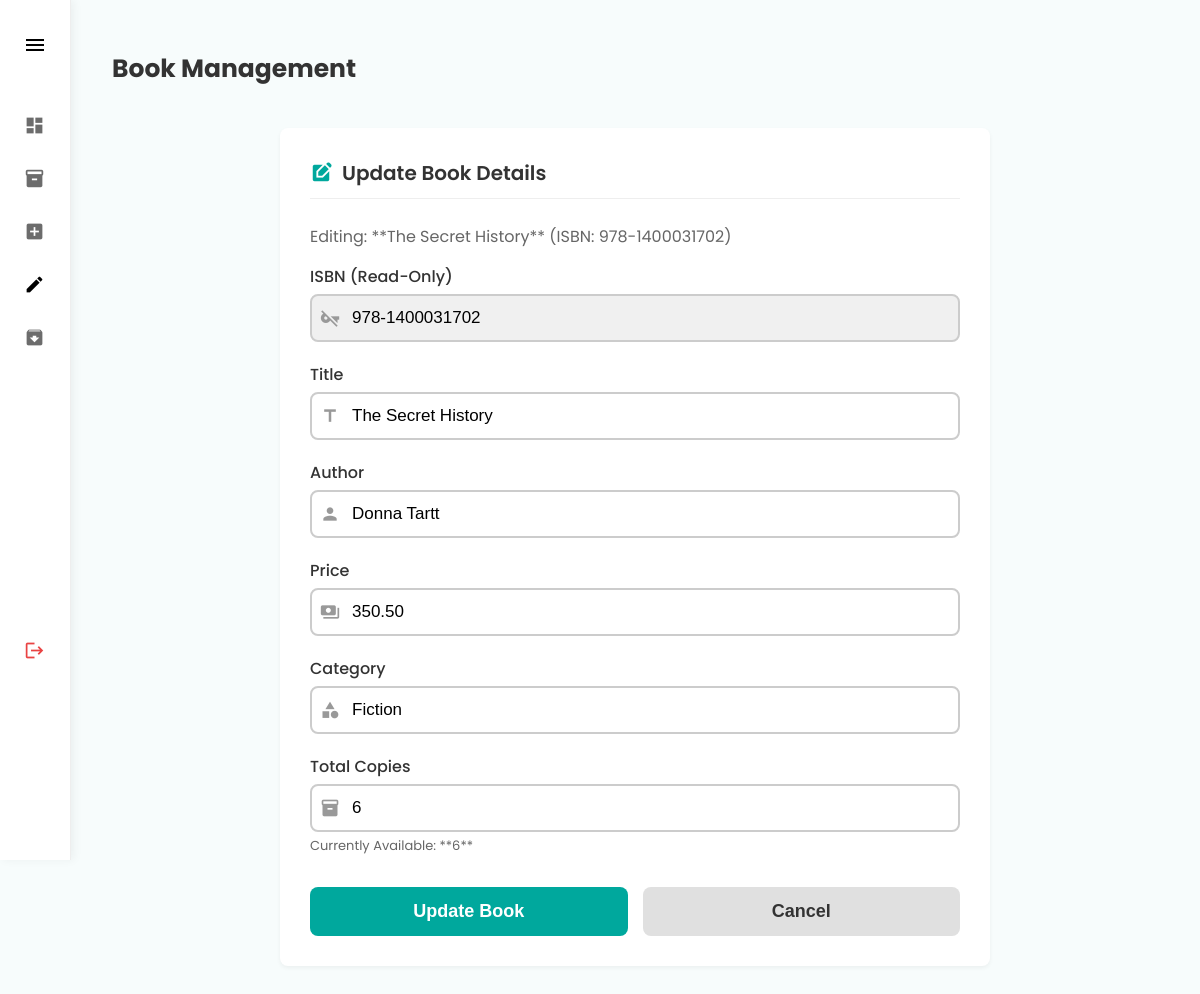
/views/update_book.php?isbn=978-1400031702 (signed in), run on the app's committed database.
### tables this page shows
CREATE TABLE `book` (
  `BookID` int(11) NOT NULL,
  `Title` varchar(150) NOT NULL,
  `Author` varchar(100) DEFAULT NULL,
  `ISBN` varchar(30) DEFAULT NULL,
  `Price` decimal(10,2) DEFAULT NULL,
  `Category` varchar(50) DEFAULT NULL,
  `CoverImagePath` varchar(255) DEFAULT NULL,
  `Status` enum('Available','Reserved','Borrowed','Archived') DEFAULT 'Available'
);

### app/controllers/BookController.php (called while the page is built, shortened)
<?php
class BookController {
    private $pdo;
    public function __construct($pdo) {
        $this->pdo = $pdo;
    }
    public function getBookByISBN($isbn) {
        $sql = "
            SELECT
                B.BookID, B.Title, B.Author, B.ISBN, B.Price, B.Category, B.Status,
                (SELECT COUNT(BC1.CopyID) FROM Book_Copy BC1 WHERE BC1.BookID = B.BookID) AS CopiesTotal,
                (SELECT COUNT(BC2.CopyID) FROM Book_Copy BC2 WHERE BC2.BookID = B.BookID AND BC2.Status = 'Available') AS CopiesAvailable
            FROM Book B
            WHERE B.ISBN = ? AND B.Status != 'Archived'
        ";
        $stmt = $this->pdo->prepare($sql);
        $stmt->execute([$isbn]);
        return $stmt->fetch();
    }
}
?>

### app/views/update_book.php (the view, shortened to what this page needs)
<?php
require_once __DIR__ . '/../models/database.php';
require_once __DIR__ . '/../controllers/BookController.php';
$current_book = null;
$controller = new BookController($pdo);
if (isset($_GET['isbn'])) {
    $lookup_isbn = trim($_GET['isbn']);
    $current_book = $controller->getBookByISBN($lookup_isbn);
}
?>
<!DOCTYPE html>
<html lang="en">
<head>
</head>
<body>
    <div class="container">
        <div id="sidebar-menu" class="sidebar">
            <div class="logo" onclick="toggleSidebar()">
                <span class="hamburger-icon material-icons">menu</span>
            </div>
            <ul class="nav-list">
                <li class="nav-item"><a href="librarian.php">
                        <span class="nav-icon material-icons">dashboard</span>
                    </a></li>
                <li class="nav-item"><a href="book_inventory.php">
                        <span class="nav-icon material-icons">inventory_2</span>
                    </a></li>
                <li class="nav-item"><a href="add_book.php">
                        <span class="nav-icon material-icons">add_box</span>
                    </a></li>
                <li class="nav-item active"><a href="update_book.php">
                        <span class="nav-icon material-icons">edit</span>
                    </a></li>
                <li class="nav-item"><a href="archive_book.php">
                        <span class="nav-icon material-icons">archive</span>
                    </a></li>
            </ul>
            <ul class="logout nav-list">
                <li class="nav-item"><a href="login.php">
                        <span class="nav-icon material-icons">logout</span>
                    </a></li>
            </ul>
        </div>
        <div id="main-content-area" class="main-content">
            <div class="updatebook-section">
                <h2>Book Management</h2>
                <div class="form-card">
                    <div class="form-header-title">
                        <span class="material-icons form-icon">edit_square</span>
                        Update Book Details
                    </div>
                    <?php if (!$current_book && empty($_POST['isbn'])): ?>
                        <form action="update_book.php" method="GET">
                            <p style="color: #666; margin-bottom: 15px;">Enter the ISBN of the book you want to update:</p>
                            <div class="form-group">
                                <div class="form-input-icon-wrapper">
                                    <span class="material-icons form-input-icon">search</span>
                                    <input type="text" name="isbn" class="form-input"
                                        placeholder="Enter ISBN (e.g., 978-0123456789)" required>
                                </div>
                            </div>
                            <button type="submit" class="action-button" style="width: 100%;">Search Book</button>
                        </form>
                    <?php else: ?>
                        <p style="color: #666; margin-bottom: 15px;">Editing:
                            **<?php echo htmlspecialchars($current_book['Title'] ?? 'Book Not Found'); ?>** (ISBN:
                            <?php echo htmlspecialchars($current_book['ISBN'] ?? ''); ?>)
                        </p>
                        <form action="update_book.php" method="POST">
                            <div class="form-group">
                                <label for="isbn_display" class="form-label">ISBN (Read-Only)</label>
                                <div class="form-input-icon-wrapper">
                                    <span class="material-icons form-input-icon">vpn_key_off</span>
                                    <input type="text" id="isbn_display" class="form-input" readonly
                                        style="background-color: #f0f0f0;"
                                        value="<?php echo htmlspecialchars($current_book['ISBN'] ?? $_POST['isbn'] ?? ''); ?>">
                                </div>
                            </div>
                            <div class="form-group">
                                <label for="title" class="form-label">Title</label>
                                <div class="form-input-icon-wrapper">
                                    <span class="material-icons form-input-icon">title</span>
                                    <input type="text" id="title" name="title" class="form-input" required
                                        value="<?php echo htmlspecialchars($current_book['Title'] ?? $_POST['title'] ?? ''); ?>">
                                </div>
                            </div>
                            <div class="form-group">
                                <label for="author" class="form-label">Author</label>
                                <div class="form-input-icon-wrapper">
                                    <span class="material-icons form-input-icon">person</span>
                                    <input type="text" id="author" name="author" class="form-input" required
                                        value="<?php echo htmlspecialchars($current_book['Author'] ?? $_POST['author'] ?? ''); ?>">
                                </div>
                            </div>
                            <div class="form-group">
                                <label for="price" class="form-label">Price</label>
                                <div class="form-input-icon-wrapper">
                                    <span class="material-icons form-input-icon">payments</span>
                                    <input type="number" id="price" name="price" class="form-input" min="0.01" step="0.01"
                                        required
                                        value="<?php echo htmlspecialchars($current_book['Price'] ?? $_POST['price'] ?? ''); ?>">
                                </div>
                            </div>
                            <div class="form-group">
                                <label for="category" class="form-label">Category</label>
                                <div class="form-input-icon-wrapper">
                                    <span class="material-icons form-input-icon">category</span>
                                    <input type="text" id="category" name="category" class="form-input"
                                        required
                                        value="<?php echo htmlspecialchars($current_book['Category'] ?? $_POST['category'] ?? ''); ?>">
                                </div>
                            </div>
                            <div class="form-group">
                                <label for="quantity" class="form-label">Total Copies</label>
                                <div class="form-input-icon-wrapper">
                                    <span class="material-icons form-input-icon">inventory</span>
                                    <input type="number" id="quantity" name="quantity" class="form-input" min="0" required
                                        value="<?php echo htmlspecialchars($current_book['CopiesTotal'] ?? $_POST['quantity'] ?? ''); ?>">
                                </div>
                                <small style="color: #666; font-size: 13px;">Currently Available:
                                    **<?php echo $current_book['CopiesAvailable'] ?? 'N/A'; ?>**</small>
                            </div>
                            <div class="button-group">
                                <button type="submit" class="action-button">Update Book</button>
                                <button type="button" class="action-button cancel-button"
                                    onclick="window.location.href='update_book.php'">Cancel</button>
                            </div>
                        </form>
                    <?php endif; ?>
                </div>
            </div>
        </div>
    </div>
</body>
</html>

### app/views/update_book.php (style rules this page uses)
body { font-family: 'Poppins', sans-serif; margin: 0; padding: 0; background-color: #F7FCFC; color: #333; }
.container { display: flex; min-height: 100vh; }
.sidebar { width: 70px; padding: 30px 0; background-color: #fff; border-right: 1px solid #eee; box-shadow: 3px 0 9px rgba(0, 0, 0, 0.05); position: fixed; height: 100vh; top: 0; left: 0; z-index: 100; flex-shrink: 0; overflow-x: hidden; overflow-y: auto; transition: width 0.5s ease; white-space: nowrap; }
.logo { font-size: 19px; font-weight: bold; color: #000; padding: 0 23px 40px; display: flex; align-items: center; cursor: pointer; white-space: nowrap; }
.nav-list { list-style: none; padding: 0; margin: 0; }
.nav-item a { display: flex; align-items: center; font-size: 15px; padding: 15px 24px 15px; text-decoration: none; color: #6C6C6C; transition: background-color 0.2s; white-space: nowrap; }
.nav-item.active a { color: #000; font-weight: bold; }
.nav-icon { font-family: 'Material Icons'; margin-right: 20px; font-size: 21px; width: 20px; }
.logout { margin-top: 260px; cursor: pointer; }
.logout a { display: flex; align-items: center; font-size: 15px; padding: 15px 24px 15px; color: #e94343ff; text-decoration: none; transition: background-color 0.2s; white-space: nowrap; }
.main-content { flex-grow: 1; padding: 30px 42px; min-height: 80vh; margin-left: 70px; transition: margin-left 0.5s ease; }
.updatebook-section { width: 100%; display: flex; flex-direction: column; align-items: center; }
.updatebook-section h2 { font-size: 25px; font-weight: bold; margin-bottom: 40px; margin-top: 20px; align-self: self-start; }
.form-card { background-color: #fff; border-radius: 8px; padding: 30px; box-shadow: 0 2px 4px rgba(0, 0, 0, 0.05); max-width: 650px; width: 100%; }
.form-group { margin-bottom: 20px; }
.form-label { display: block; font-size: 16px; color: #333; margin-bottom: 5px; font-weight: 500; }
.form-input { width: 100%; padding: 12px; border: 2px solid #ccc; border-radius: 8px; box-sizing: border-box; font-size: 17px; outline: none; transition: border-color 0.3s; }
.button-group { display: flex; gap: 15px; margin-top: 30px; }
.action-button { flex: 1; background-color: #00a89d; color: white; padding: 14px 20px; border: none; border-radius: 8px; cursor: pointer; font-size: 18px; font-weight: 600; transition: background-color 0.3s; }
.cancel-button { background-color: #e0e0e0; color: #333; }
.form-icon { color: #00a89d; font-size: 22px; margin-right: 10px; vertical-align: middle; }
.form-header-title { display: flex; align-items: center; font-size: 20px; font-weight: 600; color: #333; margin-bottom: 25px; border-bottom: 1px solid #eee; padding-bottom: 10px; }
.form-input-icon-wrapper { position: relative; }
.form-input-icon { position: absolute; left: 10px; top: 50%; transform: translateY(-50%); color: #999; font-size: 20px; }
.form-input { padding-left: 40px; }

### data on the page
book: Title "The Secret History", ISBN "978-1400031702", title "The Secret History", author "Donna Tartt", price "350.50", category "Fiction"

### other printed values
$current_book['CopiesAvailable'] "6"
